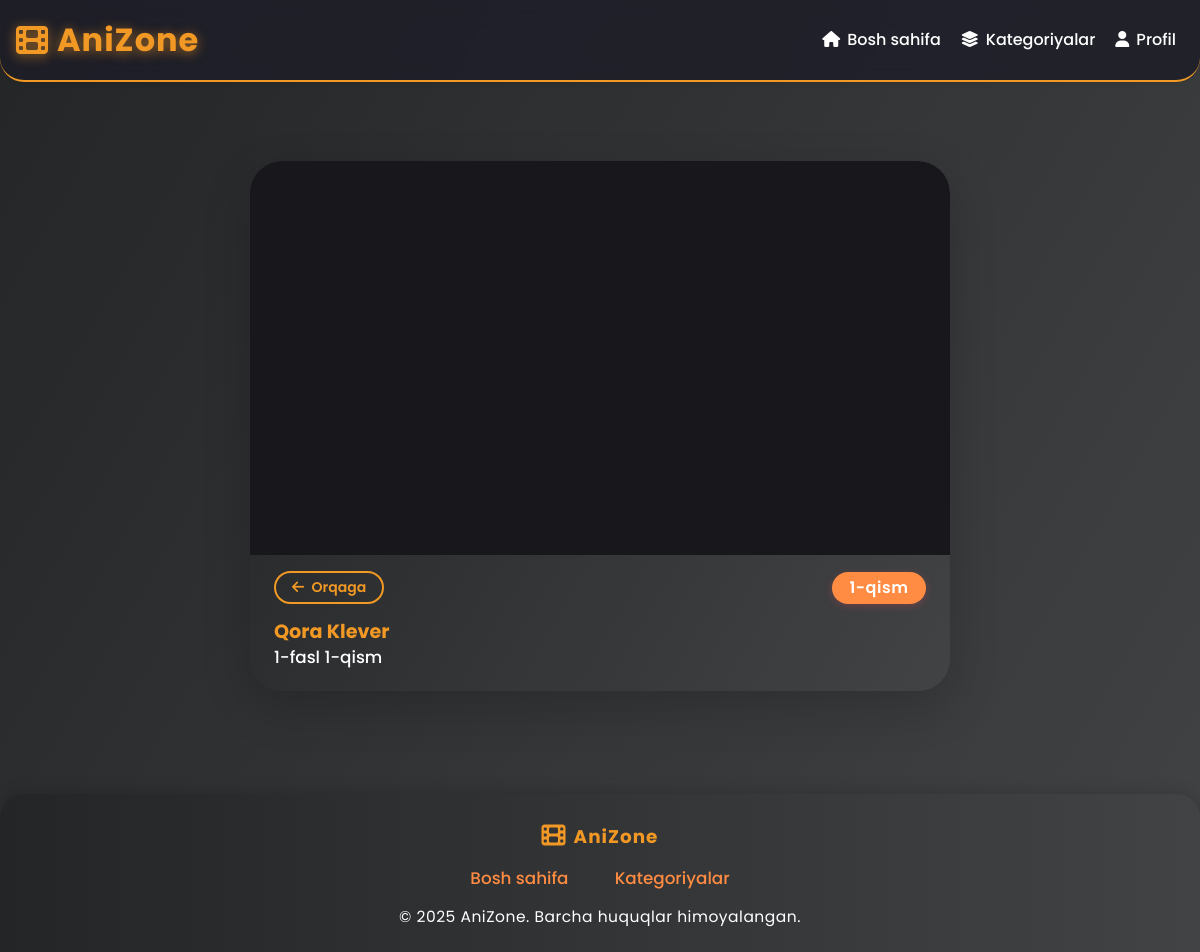
Screenshot of /episode/1/ (signed in) with the database file from the repository.
### app/models.py (models this page shows, shortened)
class Episode(models.Model):
    anime = models.ForeignKey(Anime, related_name='episodes', on_delete=models.CASCADE)
    title = models.CharField(max_length=200)
    video_url = models.URLField()
    episode_number = models.IntegerField()
    created_at = models.DateTimeField(auto_now_add=True)

class Anime(models.Model):
    title = models.CharField(max_length=255)
    description = models.TextField()
    image = models.ImageField(upload_to='anime_images/')
    created_at = models.DateTimeField(auto_now_add=True)
    likes = models.ManyToManyField(User, related_name='liked_animes', blank=True)
    views = models.PositiveIntegerField(default=0)
    categories = models.ManyToManyField(Category, related_name='animes', blank=True)  # ✅

### app/views.py (the view)
# urls.py: path('episode/<int:pk>/', views.episode_detail, name='episode_detail'),
@login_required
def episode_detail(request, pk):
    episode = get_object_or_404(Episode, pk=pk)
    return render(request, 'episode_detail.html', {'episode': episode})

### app/context_processors.py (called while the page is built)
def categories_context(request):
    return {
        'categories': Category.objects.all()
    }

### app/templates/episode_detail.html (shortened to what this page needs)
{% extends 'base.html' %}
{% block content %}
<div class="d-flex justify-content-center align-items-center" style="min-height: 80vh;">
  <div class="episode-card shadow-lg border-0 p-0">
    <div class="episode-video-wrap">
      <div class="ratio ratio-16x9 episode-video-ratio">
        <iframe src="{{ episode.video_url }}" frameborder="0" allowfullscreen class="episode-video"></iframe>
      </div>
    </div>
    <div class="p-4 pt-3 pb-2 episode-info-block">
      <div class="d-flex align-items-center justify-content-between mb-3">
        <a href="{% url 'anime_detail' episode.anime.pk %}" class="btn btn-outline-light btn-sm rounded-pill px-3 episode-back-btn">
          <i class="fa fa-arrow-left me-1"></i> Orqaga
        </a>
        <span class="badge episode-badge">
          {{ episode.episode_number }}-qism
        </span>
      </div>
      <h4 class="mb-1 episode-anime-title">{{ episode.anime.title }}</h4>
      <h5 class="mb-3 episode-title">{{ episode.title }}</h5>
    </div>
  </div>
</div>
{% endblock %}

### app/templates/base.html (style rules this page uses)
body { font-family: 'Poppins', sans-serif; background: linear-gradient(120deg, #232526 0%, #414345 100%); color: #fff; min-height: 100vh; }

### app/templates/episode_detail.html (style rules this page uses)
.episode-card { max-width: 700px; width: 100%; background: linear-gradient(120deg, #232526 0%, #414345 100%); border-radius: 2rem; overflow: hidden; box-shadow: 0 8px 32px 0 #23252640, 0 2px 24px 0 #ff4c6040; border: 1px solid #ffffff43; margin: 0 auto; padding: 0; }
.episode-video-wrap { background: #18181c; border-radius: 2rem 2rem 0 0; overflow: hidden; }
.episode-video-ratio { border-radius: 2rem 2rem 0 0; overflow: hidden; }
.episode-video { border-radius: 2rem 2rem 0 0; width: 100%; height: 100%; }
.episode-info-block { background: none; }
.episode-back-btn { font-weight: 600; border: 2px solid #f29824; color: #f29824; background: none; transition: background 0.18s, color 0.18s, border 0.18s; }
.episode-badge { background: linear-gradient(90deg, #ff8c42 0%, #ff8c42 100%); color: #fff; font-size: 1rem; border-radius: 1em; padding: 0.5em 1.1em; font-weight:600; letter-spacing:0.5px; box-shadow: 0 2px 8px #ff4c6040; }
.episode-anime-title { color: #f29824; font-weight: 700; font-size: 1.2rem; margin-bottom: 0.2rem; }
.episode-title { color: #fff; font-weight: 500; font-size: 1.05rem; margin-bottom: 0.5rem; }

### rows the page displays
Episode: episode_number "1", anime "Qora Klever", title "1-fasl 1-qism"
